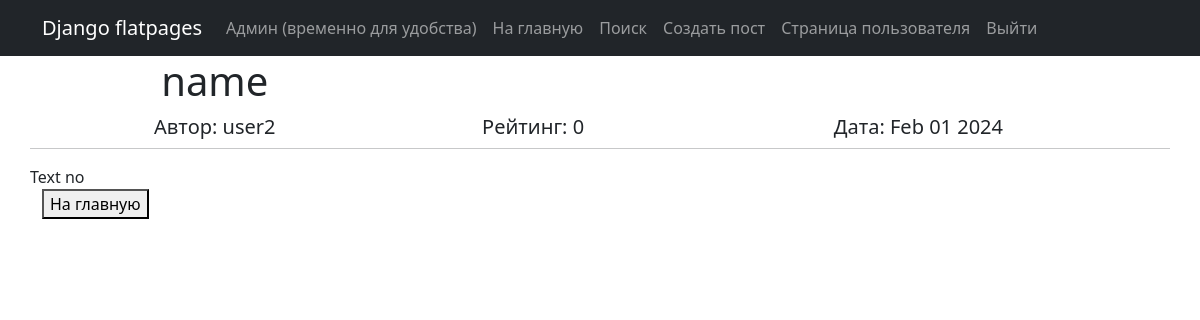
The app's page /news/9 with its own data.
### news/models.py (models this page shows, shortened)
class Post(models.Model):
    author = models.ForeignKey(Authors, on_delete=models.CASCADE)
    articleORnews = models.BooleanField()  # article true / news false
    date_time = models.DateTimeField(auto_now_add=True)
    m_to_m_cat = models.ManyToManyField(Category, through="PostCategory")
    name = models.CharField(max_length=255)
    text = models.TextField()
    rating = models.IntegerField(default=0)

class Authors(models.Model):
    user = models.OneToOneField(User, on_delete=models.CASCADE)
    rating = models.IntegerField()

### news/views.py (the view)
# urls.py: path('<int:pk>', PostView.as_view(), name='post_detail'),
class PostView(DetailView):
    template_name = 'PostTmplt.html'
    queryset = Post.objects.all()

### news/templatetags/custom_filter.py (called while the page is built)
@register.filter()
def text(value):
    v = str(value)
    for i in range(len(v)-3):
        t = v[i:i+3]
        if t == 'ajh':
            tv = v[0:i]
            tv = tv + '***'
            tv = tv + v[i+3:]
            v = tv
    return v

### templates/PostTmplt.html (shortened to what this page needs)
{% extends 'flatpages/default.html' %}
{% load custom_filter %}
{% block content %}
    <div class="col-lg-12 text-center">
    <table class="col-lg-12 text-center">
        <tr>
            <td>
                <h1>{{ post.name }}</h1>
            </td>
        </tr>
        <tr>
            <td>
                <h5>Автор: {{ post.author.user }}</h5>
            </td>
            <td>
                <h5>Рейтинг: {{ post.rating }}</h5>
            </td>
            <td>
                <h5>Дата: {{ post.date_time|date:'M d Y' }}</h5>
            </td>
        </tr>
    </table>
    </div>
    <hr>
    {{ post.text|text }}
<form action="/news">
    <button>На главную</button>
</form>
{% endblock content %}

### records on screen
Post: name "name", author.user "user2", rating "0", date_time "Feb 01 2024", text|text "Text no"
